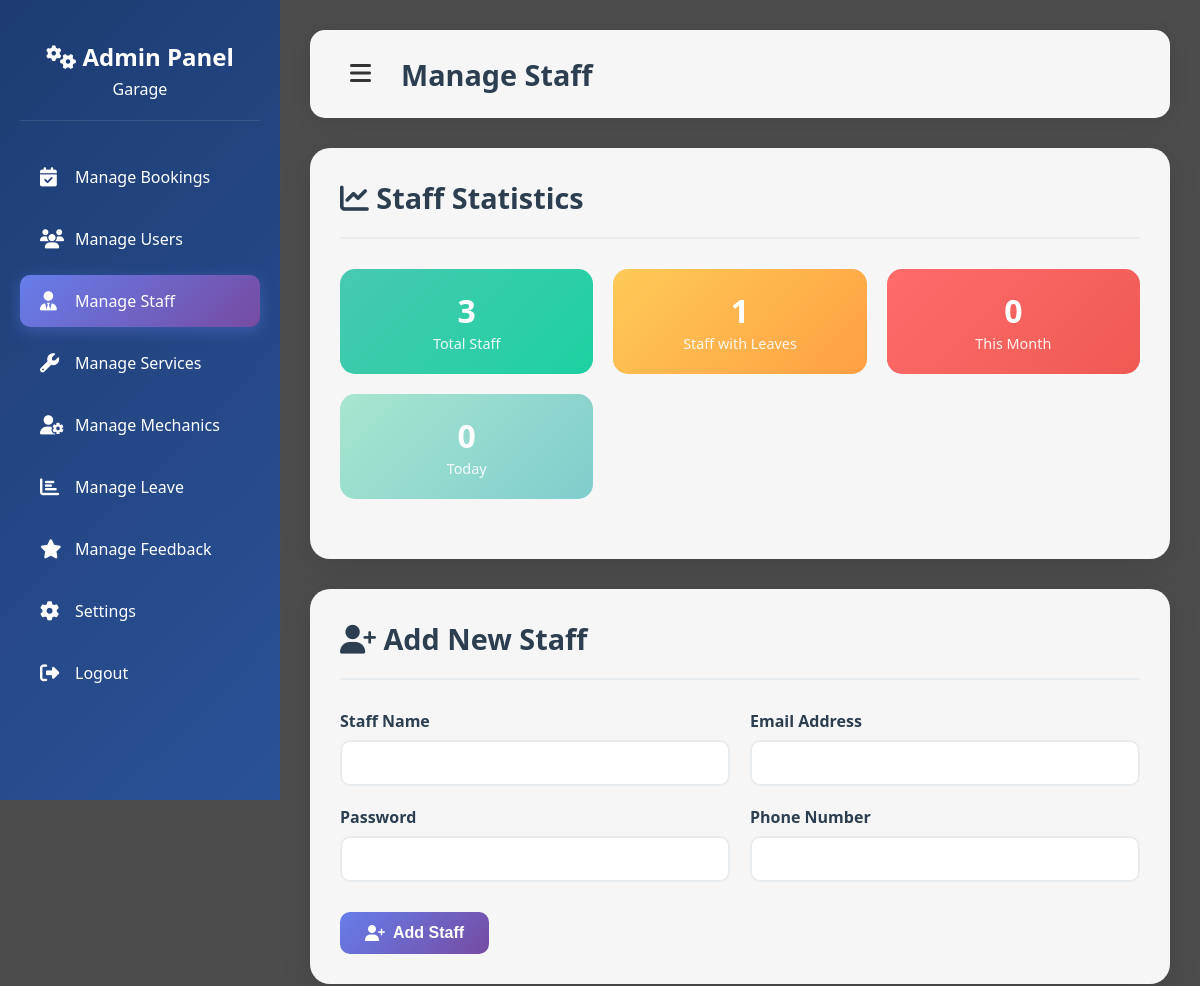
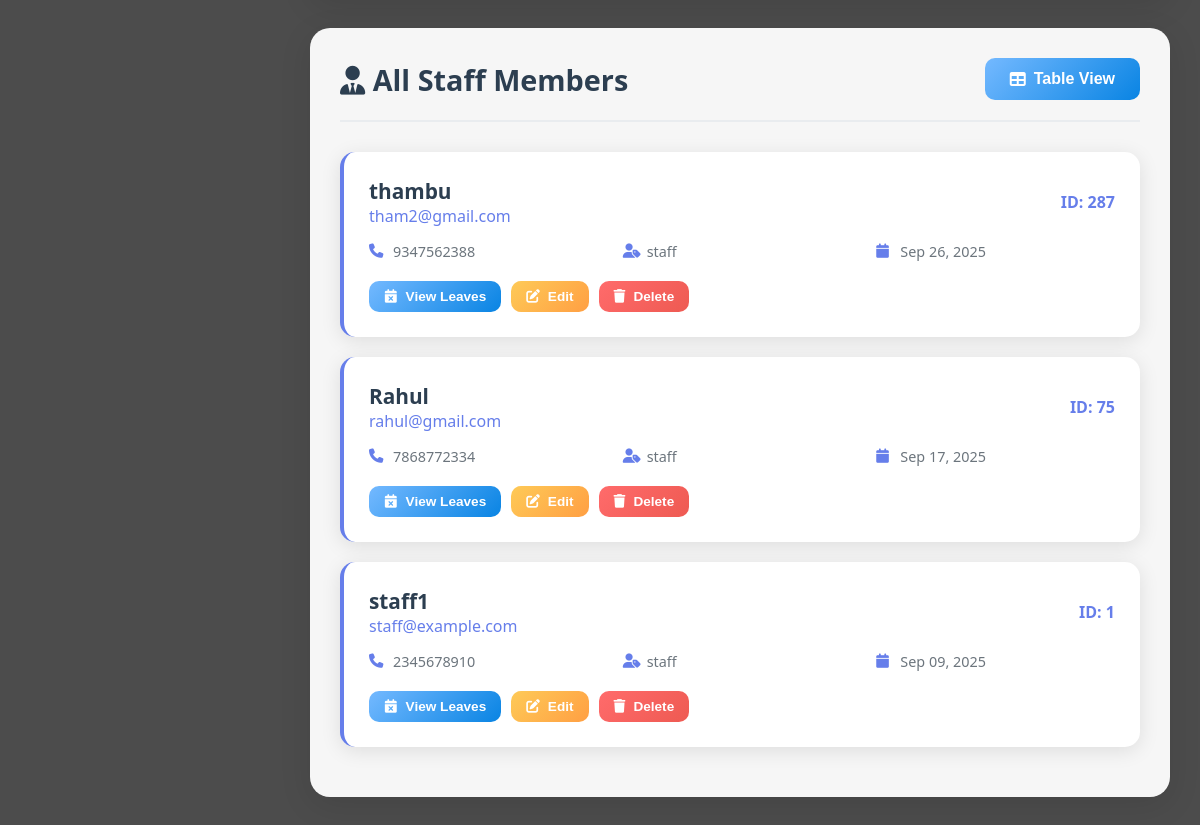
Screenshot of /manage_staff.php (signed in) with the database file from the repository (2 pictures, top to bottom).
### tables this page shows
CREATE TABLE `staff` (
  `staff_id` int(11) NOT NULL,
  `staffname` varchar(30) DEFAULT NULL,
  `email` varchar(50) DEFAULT NULL,
  `password` varchar(255) DEFAULT NULL,
  `phone` varchar(15) DEFAULT NULL,
  `created_at` timestamp NOT NULL DEFAULT current_timestamp(),
  `role` enum('staff') DEFAULT 'staff',
  `profile_picture` varchar(255) DEFAULT NULL
);

### manage_staff.php (the view, shortened to what this page needs)
<?php
$host = "localhost";
$user = "root";
$pass = "";
$db   = "login";
$conn = new mysqli($host, $user, $pass, $db);
$staff_query = "SELECT * FROM staff ORDER BY created_at DESC";
$staff_result = $conn->query($staff_query);
$total_staff_query = "SELECT COUNT(*) as total FROM staff";
$total_staff_result = $conn->query($total_staff_query);
$total_staff = $total_staff_result->fetch_assoc()['total'];
$staff_with_leaves_query = "SELECT COUNT(DISTINCT staff_id) as count FROM leave_applications";
$staff_with_leaves_result = $conn->query($staff_with_leaves_query);
$staff_with_leaves = $staff_with_leaves_result->fetch_assoc()['count'];
$this_month_query = "SELECT COUNT(*) as count FROM staff WHERE MONTH(created_at) = MONTH(CURDATE()) AND YEAR(created_at) = YEAR(CURDATE())";
$this_month_result = $conn->query($this_month_query);
$this_month_staff = $this_month_result->fetch_assoc()['count'];
$today_query = "SELECT COUNT(*) as count FROM staff WHERE DATE(created_at) = CURDATE()";
$today_result = $conn->query($today_query);
$today_staff = $today_result->fetch_assoc()['count'];
?>
<!DOCTYPE html>
<html lang="en">
<head>
    <link href="https://cdnjs.cloudflare.com/ajax/libs/font-awesome/6.4.0/css/all.min.css" rel="stylesheet">
</head>
<body>
    <aside class="sidebar" id="sidebar">
        <div class="sidebar-header">
            <h2><i class="fas fa-cogs"></i> Admin Panel</h2>
            <p>Garage</p>
        </div>
        <nav>
            <ul class="nav-menu">
                <li class="nav-item">
                    <a href="adminbookingview.php" class="nav-link">
                        <i class="fas fa-calendar-check"></i>
                        <span>Manage Bookings</span>
                    </a>
                </li>
                <li class="nav-item">
                    <a href="manage_users.php" class="nav-link">
                        <i class="fas fa-users"></i>
                        <span>Manage Users</span>
                    </a>
                </li>
                <li class="nav-item">
                    <a href="manage_staff.php" class="nav-link active">
                        <i class="fas fa-user-tie"></i>
                        <span>Manage Staff</span>
                    </a>
                </li>
                <li class="nav-item">
                    <a href="admin.php" class="nav-link">
                        <i class="fas fa-wrench"></i>
                        <span>Manage Services</span>
                    </a>
                </li>
                 <li class="nav-item">
                    <a href="manage_mechanics.php" class="nav-link">
                        <i class="fas fa-user-cog"></i>
                        <span>Manage Mechanics</span>
                    </a>
                </li>
                <li class="nav-item">
                    <a href="manage_leaves.php" class="nav-link">
                        <i class="fas fa-chart-bar"></i>
                        <span>Manage Leave</span>
                    </a>
                </li>
                 <li class="nav-item">
                    <a href="manage_feedback.php" class="nav-link">
                        <i class="fas fa-star"></i>
                        <span>Manage Feedback</span>
                    </a>
                </li>
                <li class="nav-item">
                    <a href="settingsadmin.php" class="nav-link">
                        <i class="fas fa-cog"></i>
                        <span>Settings</span>
                    </a>
                </li>
                <li class="nav-item">
                    <a href="logout.php" class="nav-link">
                        <i class="fas fa-sign-out-alt"></i>
                        <span>Logout</span>
                    </a>
                </li>
            </ul>
        </nav>
    </aside>
    <main class="main-content" id="mainContent">
        <div class="top-bar">
            <div style="display: flex; align-items: center; gap: 20px;">
                <button class="menu-toggle" onclick="toggleSidebar()">
                    <i class="fas fa-bars"></i>
                </button>
                <h1>Manage Staff</h1>
            </div>
        </div>
        <div class="content-card">
            <div class="content-header">
                <h2><i class="fas fa-chart-line"></i> Staff Statistics</h2>
            </div>
            <div class="stats-grid">
                <div class="stat-item staff">
                    <span class="stat-number"><?php echo $total_staff; ?></span>
                    <span class="stat-label">Total Staff</span>
                </div>
                <div class="stat-item leaves">
                    <span class="stat-number"><?php echo $staff_with_leaves; ?></span>
                    <span class="stat-label">Staff with Leaves</span>
                </div>
                <div class="stat-item month">
                    <span class="stat-number"><?php echo $this_month_staff; ?></span>
                    <span class="stat-label">This Month</span>
                </div>
                <div class="stat-item today">
                    <span class="stat-number"><?php echo $today_staff; ?></span>
                    <span class="stat-label">Today</span>
                </div>
            </div>
        </div>
        <div class="content-card">
            <div class="content-header">
                <h2><i class="fas fa-user-plus"></i> Add New Staff</h2>
            </div>
            <form method="POST" action="manage_staff.php">
                <div class="form-grid">
                    <div class="form-group">
                        <label for="staffname">Staff Name</label>
                        <input type="text" name="staffname" id="staffname" pattern="[a-zA-Z\s]+" title="Staff name should contain only letters and spaces" required>
                    </div>
                    <div class="form-group">
                        <label for="email">Email Address</label>
                        <input type="email" name="email" id="email" required>
                    </div>
                    <div class="form-group">
                        <label for="password">Password</label>
                        <input type="password" name="password" id="password" required>
                    </div>
                    <div class="form-group">
                        <label for="phone">Phone Number</label>
                        <input type="tel" name="phone" id="phone" pattern="[0-9]{10}" maxlength="10" title="Phone number should contain exactly 10 digits" required>
                    </div>
                </div>
                <button type="submit" class="btn btn-primary">
                    <i class="fas fa-user-plus"></i> Add Staff
                </button>
            </form>
        </div>
        <div class="content-card">
            <div class="content-header">
                <h2><i class="fas fa-user-tie"></i> All Staff Members</h2>
                <div>
                    <button class="btn btn-info" onclick="toggleView()">
                        <i class="fas fa-table"></i> <span id="viewToggleText">Table View</span>
                    </button>
                </div>
            </div>
            <div id="cardView">
                <?php if ($staff_result && $staff_result->num_rows > 0): ?>
                    <?php while ($staff = $staff_result->fetch_assoc()): ?>
                        <div class="staff-card">
                            <div class="staff-header">
                                <div>
                                    <div class="staff-name"><?php echo htmlspecialchars($staff['staffname']); ?></div>
                                    <div class="staff-email"><?php echo htmlspecialchars($staff['email']); ?></div>
                                </div>
                                <div>
                                    <span class="stat-number" style="font-size: 1rem; color: #667eea;">
                                        ID: <?php echo $staff['staff_id']; ?>
                                    </span>
                                </div>
                            </div>
                            <div class="staff-details">
                                <div class="detail-item">
                                    <i class="fas fa-phone"></i>
                                    <?php echo htmlspecialchars($staff['phone']); ?>
                                </div>
                                <div class="detail-item">
                                    <i class="fas fa-user-tag"></i>
                                    <?php echo htmlspecialchars($staff['role']); ?>
                                </div>
                                <div class="detail-item">
                                    <i class="fas fa-calendar"></i>
                                    <?php echo date('M d, Y', strtotime($staff['created_at'])); ?>
                                </div>
                            </div>
                            <div class="staff-actions">
                                <button class="btn btn-info btn-sm" onclick="viewStaffLeaves(<?php echo $staff['staff_id']; ?>, '<?php echo htmlspecialchars($staff['staffname']); ?>')">
                                    <i class="fas fa-calendar-times"></i> View Leaves
                                </button>
                                <button class="btn btn-warning btn-sm" onclick="editStaff(
                                    <?php echo $staff['staff_id']; ?>,
                                    '<?php echo htmlspecialchars(addslashes($staff['staffname'])); ?>',
                                    '<?php echo htmlspecialchars(addslashes($staff['email'])); ?>',
                                    '<?php echo htmlspecialchars(addslashes($staff['phone'])); ?>'
                                )">
                                    <i class="fas fa-edit"></i> Edit
                                </button>
                                <form method="POST" action="manage_staff.php" style="display:inline-block;" onsubmit="return confirm('Are you sure you want to delete this staff member? This will also delete all their leave applications.')">
                                    <button type="submit" class="btn btn-danger btn-sm">
                                        <i class="fas fa-trash"></i> Delete
                                    </button>
                                </form>
                            </div>
                        </div>
                    <?php endwhile; ?>
                <?php else: ?>
                    <p>No staff members found. Add a new staff member above.</p>
                <?php endif; ?>
            </div>
        </div>
    </main>
</body>
</html>

### rows the page displays
staff: staffname "thambu", email "tham2@gmail.com", staff_id "287", phone "9347562388", role "staff", created_at "Sep 26, 2025"
staff: staffname "Rahul", email "rahul@gmail.com", staff_id "75", phone "7868772334", role "staff", created_at "Sep 17, 2025"
staff: staffname "staff1", email "staff@example.com", staff_id "1", phone "2345678910", role "staff", created_at "Sep 09, 2025"

### other values shown
$total_staff "3"
$staff_with_leaves "1"
$this_month_staff "0"
$today_staff "0"
